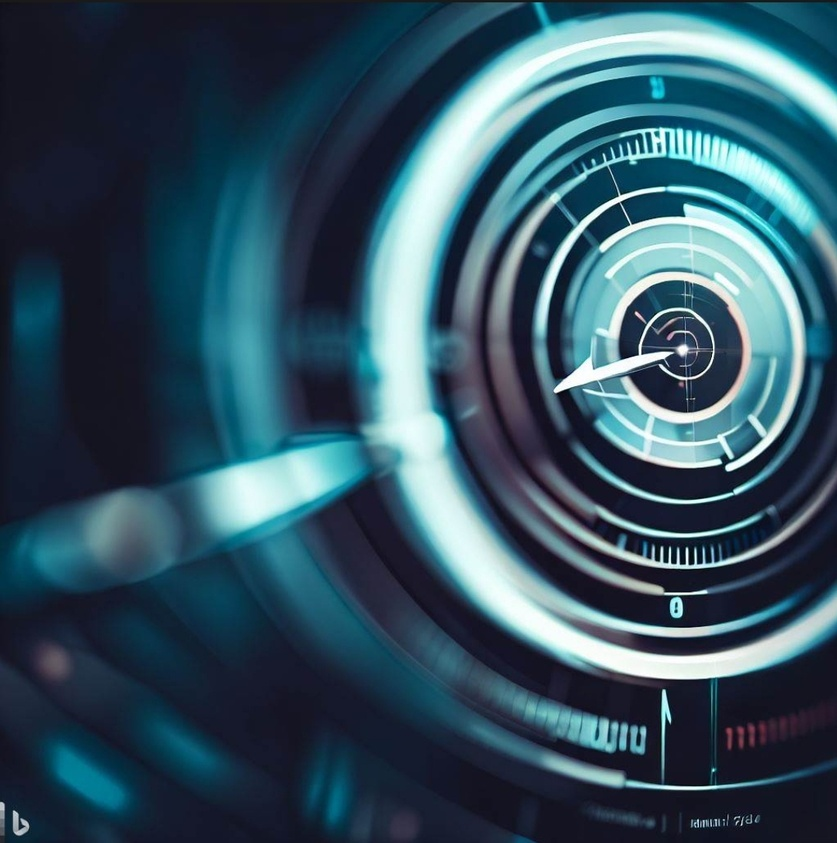
#> input picture Images/Accuracy.jpg, 837 x 843 px, shrunk from 1078 x 1085 before the run, found by its file name; its folder holds only this picture in this run
$ jupyter execute --allow-errors MULTICLASS_DATA_AUG.ipynb
#> lines starting #> are read from the running program, lines starting #| are printed output that depends on the picture
## Data Augmentation for brightness

[cell 1]
from PIL import Image, ImageEnhance
import os

def augment_brightness(image_dir, output_dir, levels=100, min_brightness=0.2):
    # Create the output directory if it doesn't exist
#> called with levels = 20, min_brightness = 0.4
    os.makedirs(output_dir, exist_ok=True)

    # Get the list of image filenames
    image_files = os.listdir(image_dir)

    for image_file in image_files:
        # Check if the file is an image (you can modify the condition based on your image file format)
        if image_file.endswith(".jpg") or image_file.endswith(".png"):
            # Load the image
            image_path = os.path.join(image_dir, image_file)
            image = Image.open(image_path)
#> image is the input picture: PIL image 837x843 RGB; mean R, G, B 51.6, 81, 96.3

            # Apply brightness augmentation
            for i in range(levels):
                brightness_factor = ((i + 1) / levels) * (1 - min_brightness) + min_brightness  # Range: min_brightness to 1.00
                enhanced_image = ImageEnhance.Brightness(image).enhance(brightness_factor)

                # Save the augmented image
                output_file = os.path.splitext(image_file)[0] + f"_brightness_{i+1}.jpg"
                output_path = os.path.join(output_dir, output_file)
                enhanced_image.save(output_path)
#> this loop made 20 passes
#> pass 1, in augment_brightness, `enhanced_image = ImageEnhance.Brightness(image).enhance(brightness_fac..`:
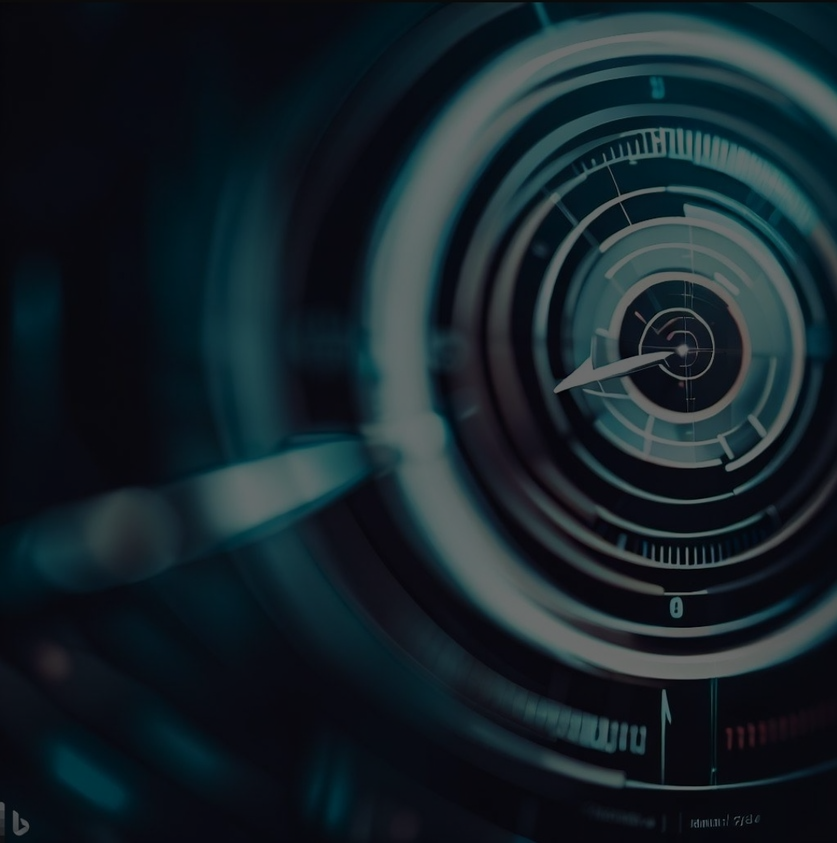
#> enhanced_image: PIL image 837x843 RGB; mean R, G, B 21.7, 34.4, 40.9


$ run again, on Images/Remote.jpg
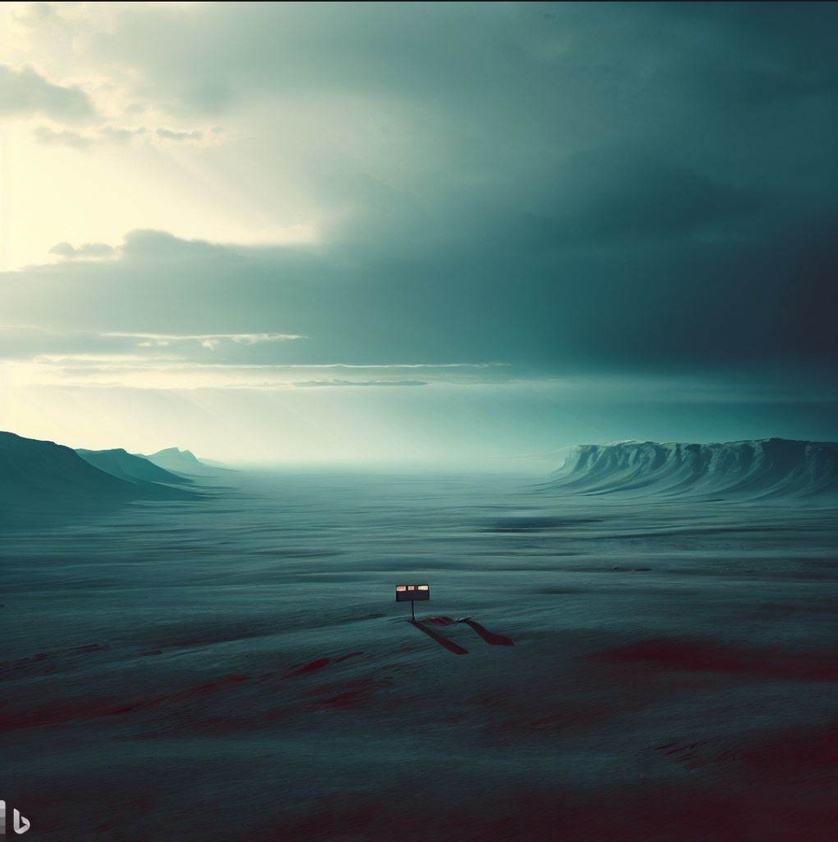
#> input picture Images/Remote.jpg, 838 x 842 px, shrunk from 1079 x 1085 before the run, found by its file name
#> in augment_brightness, image is the input picture: PIL image 838x842 RGB; mean R, G, B 88.8, 112.9, 109.6
#> the loop in augment_brightness, `for i in range(levels):` made 20 passes
#> pass 1, in augment_brightness, `enhanced_image = ImageEnhance.Brightness(image).enhance(brightness_fac..`:
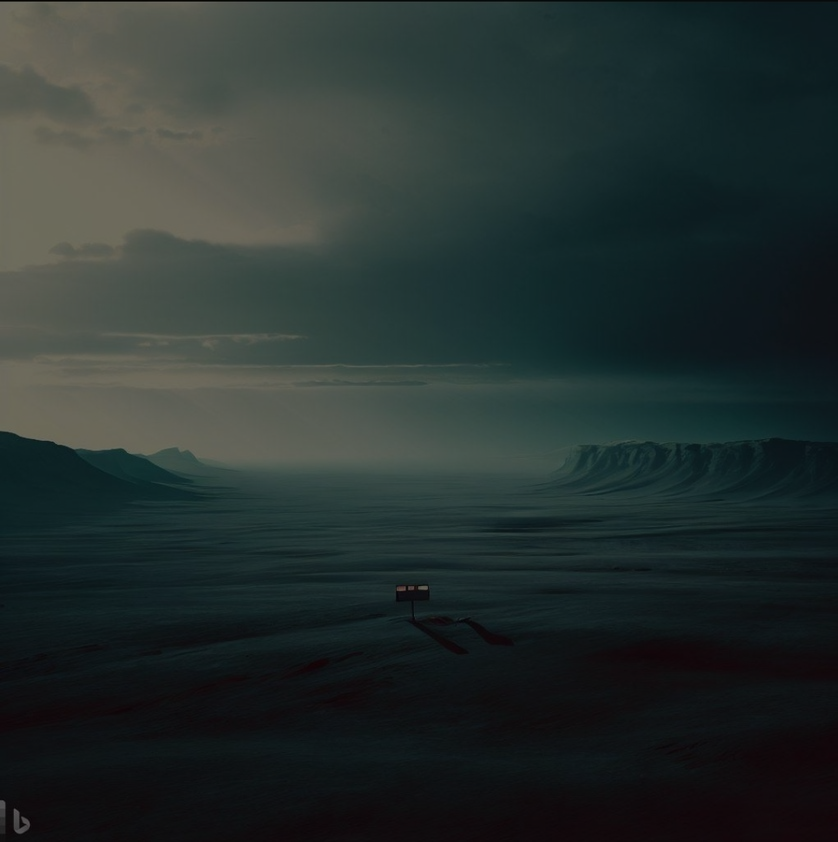
#> enhanced_image: PIL image 838x842 RGB; mean R, G, B 37.7, 48.1, 46.6
